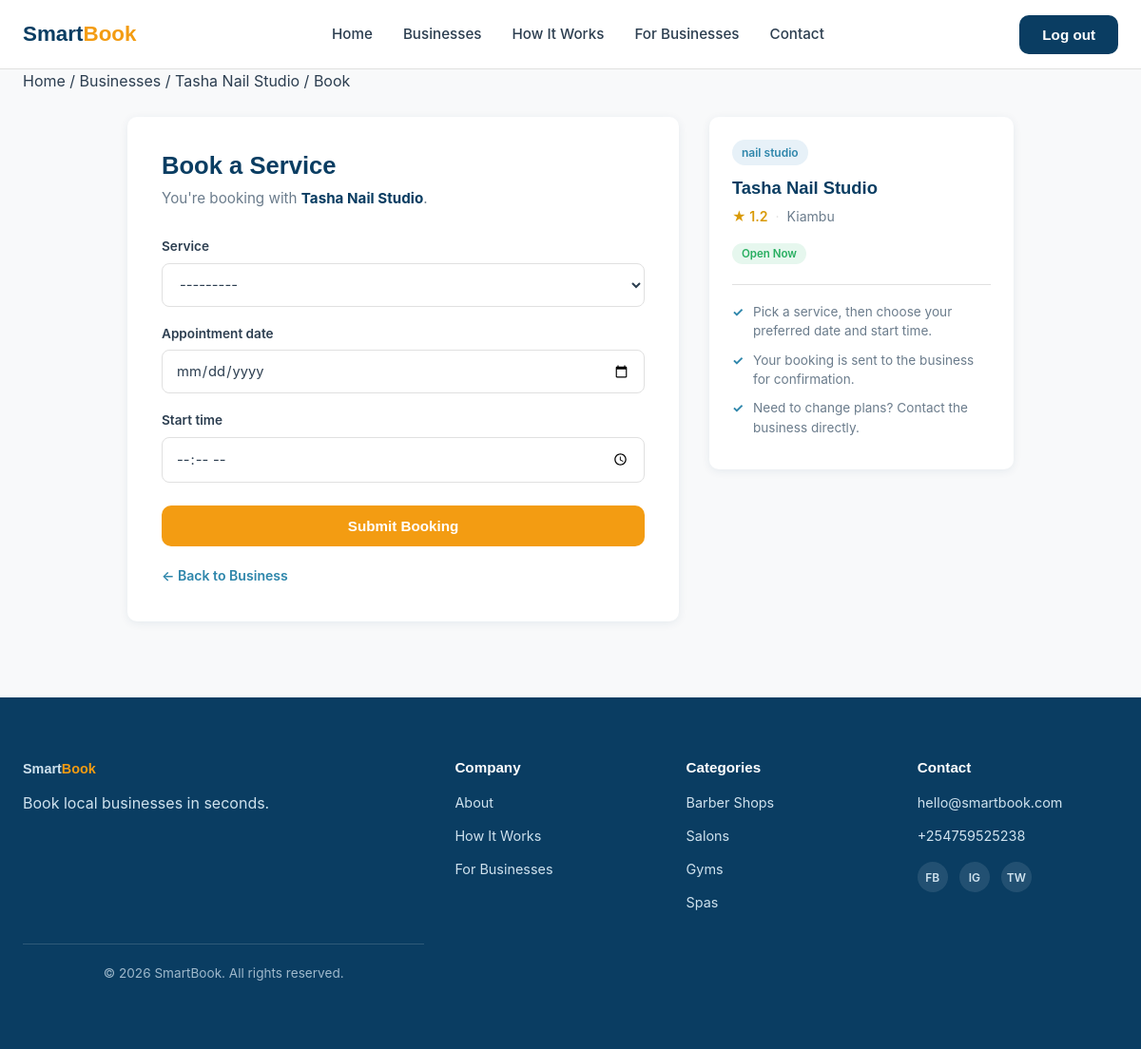
/businesses/6/book/ (signed in), run on the app's committed database.
### businesses/models.py (models this page shows, shortened)
class Business(models.Model):
    name = models.CharField(max_length=100)
    category = models.CharField(max_length=100)
    location = models.CharField(max_length=150)
    description = models.TextField()
    image = models.URLField(blank=True)
    is_featured = models.BooleanField(default=False)
    rating = models.DecimalField(max_digits=2, decimal_places=1, default=0.0)
    price_range = models.CharField(max_length=3, default='$')
    review_count = models.PositiveIntegerField(default=0)
    opening_time = models.TimeField(blank=True, null=True)
    closing_time = models.TimeField(blank=True, null=True)
    class Meta:
            verbose_name = "Business"
            verbose_name_plural = "Businesses"
    def is_open(self):
        from datetime import datetime
        if not self.opening_time or not self.closing_time:
            return False
        current_time = datetime.now().time()
        return self.opening_time <= current_time <= self.closing_time

### businesses/views.py (the view)
# urls.py: path('<int:business_id>/book/', views.create_booking, name='create_booking'),
@login_required
def create_booking(request, business_id):
    business = get_object_or_404(Business, id=business_id)
    if request.method == 'POST':
        form = BookingForm(request.POST, business=business)
        if form.is_valid():
            booking = form.save(commit=False)
            booking.customer = request.user
            booking.business = business
            start_datetime = datetime.combine(
                booking.appointment_date,
                booking.start_time
            )
            booking.end_time = (
                datetime.combine(
                    booking.appointment_date,
                    booking.start_time
                ) + timedelta(minutes=booking.service.duration)
            ).time()
            booking.save()
            messages.success(
                request,
                'Your booking request has been submitted!'
            )
            return redirect('business_detail', business_id=business.id)
    else:
        form = BookingForm(business=business)
    return render(request, 'booking_form.html', {
        'business': business,
        'form': form,
    })

### businesses/forms.py
class BookingForm(forms.ModelForm):
    class Meta:
        model = Booking
        fields = ['service', 'appointment_date', 'start_time']
        widgets = {
            'appointment_date': forms.DateInput(
                attrs={'type': 'date'}
            ),
            'start_time': forms.TimeInput(
                attrs={'type': 'time'}
            ),
        }
    def __init__(self, *args, business=None, **kwargs):
        super().__init__(*args, **kwargs)
        if business is not None:
            self.fields['service'].queryset = Service.objects.filter(
                business=business,
                is_active=True
            )
        else:
            self.fields['service'].queryset = Service.objects.none()

### businesses/models.py (called while the page is built)
    def __str__(self):
        return f'{self.business.name} - {self.name}'

### businesses/templates/booking_form.html (shortened to what this page needs)
{% extends 'core/base.html' %}
{% load static %}
{% block extra_css %}
<link rel="stylesheet" href="{% static 'businesses/css/booking.css' %}">
{% endblock %}
{% block content %}
<div class="detail-breadcrumb">
  <div class="container">
    <p>
      <a href="{% url 'home' %}">Home</a> /
      <a href="{% url 'business_list' %}">Businesses</a> /
      <a href="{% url 'business_detail' business.id %}">{{ business.name }}</a> /
      <span>Book</span>
    </p>
  </div>
</div>
<section class="booking-section">
  <div class="container booking-grid">
    <div class="booking-card">
      <div class="booking-header">
        <h1>Book a Service</h1>
        <p>You're booking with <strong>{{ business.name }}</strong>.</p>
      </div>
      <form method="POST" class="booking-form" novalidate>
        {% for field in form %}
        <div class="booking-field {% if field.errors %}has-error{% endif %}">
          <label for="{{ field.id_for_label }}">{{ field.label }}</label>
          {{ field }}
        </div>
        {% endfor %}
        <button type="submit" class="btn btn-cta booking-submit">Submit Booking</button>
      </form>
      <a href="{% url 'business_detail' business.id %}" class="booking-back">← Back to Business</a>
    </div>
    <aside class="booking-summary">
      <span class="card-tag">{{ business.category }}</span>
      <h3>{{ business.name }}</h3>
      <p class="summary-meta">
        <span class="rating">★ {{ business.rating }}</span>
        <span class="dot">·</span>
        <span>{{ business.location }}</span>
      </p>
      {% if business.is_open %}
      <span class="open-badge">Open Now</span>
      {% else %}
      <span class="closed-badge">Closed</span>
      {% endif %}
      <ul class="summary-notes">
        <li>Pick a service, then choose your preferred date and start time.</li>
        <li>Your booking is sent to the business for confirmation.</li>
        <li>Need to change plans? Contact the business directly.</li>
      </ul>
    </aside>
  </div>
</section>
{% endblock content %}

### core/static/core/css/general.css (style rules this page uses)
:root { --navy: #0A3D62; --teal: #2E86AB; --orange: #F39C12; --orange-dark: #d9870a; --bg: #F8F9FA; --white: #FFFFFF; --text: #2C3E50; --text-light: #6b7c8c; --green: #27AE60; --border: #E0E0E0; --font-heading: 'Poppins', sans-serif; --font-body: 'Inter', sans-serif; --radius: 10px; --shadow: 0 2px 10px rgba(10, 61, 98, 0.08); --shadow-hover: 0 8px 24px rgba(10, 61, 98, 0.14); }
body { font-family: var(--font-body); color: var(--text); background: var(--bg); line-height: 1.6; }
* { box-sizing: border-box; margin: 0; padding: 0; }
h1, h2, h3, h4 { font-family: var(--font-heading); color: var(--navy); line-height: 1.25; }
.container { margin: 0 auto; padding: 0 24px; }
a { text-decoration: none; color: inherit; }
.btn { display: inline-block; padding: 12px 24px; border-radius: var(--radius); font-weight: 600; font-size: 0.95rem; border: none; cursor: pointer; transition: transform 0.15s ease, box-shadow 0.15s ease, background 0.15s ease; }
.btn-cta { background: var(--orange); color: var(--white); }

### businesses/static/businesses/css/booking.css (style rules this page uses)
.booking-section { padding: 24px 0 80px; background: #F8F9FA; min-height: 70vh; }
.booking-grid { display: grid; grid-template-columns: 1fr 320px; gap: 32px; align-items: start; max-width: 980px; margin: 0 auto; }
.booking-card { background: var(--white); border-radius: var(--radius); box-shadow: var(--shadow); padding: 36px; }
.booking-header { margin-bottom: 28px; }
.booking-header h1 { font-size: 1.6rem; color: var(--navy); margin-bottom: 6px; }
.booking-header p { color: var(--text-light); font-size: 0.95rem; }
.booking-header strong { color: var(--navy); }
.booking-field { margin-bottom: 18px; }
.booking-field label { display: block; margin-bottom: 6px; font-size: 0.85rem; font-weight: 600; color: var(--text); }
.booking-field input, .booking-field select, .booking-field textarea { width: 100%; padding: 12px 14px; border: 1px solid var(--border); border-radius: 8px; font-family: inherit; font-size: 0.92rem; color: var(--text); background: var(--white); box-sizing: border-box; transition: border-color 0.15s ease, box-shadow 0.15s ease; }
.booking-submit { width: 100%; margin-top: 6px; padding: 13px; font-size: 0.95rem; }
.booking-back { display: inline-block; margin-top: 20px; font-size: 0.88rem; font-weight: 600; color: var(--teal); }
.booking-summary { background: var(--white); border-radius: var(--radius); box-shadow: var(--shadow); padding: 24px; position: sticky; top: 90px; }
.booking-summary .card-tag { display: inline-block; background: #e7f1f8; color: var(--teal); font-size: 0.75rem; font-weight: 600; padding: 4px 10px; border-radius: 20px; margin-bottom: 12px; }
.booking-summary h3 { font-size: 1.15rem; color: var(--navy); margin-bottom: 8px; }
.summary-meta { display: flex; align-items: center; flex-wrap: wrap; gap: 8px; font-size: 0.88rem; color: var(--text-light); margin-bottom: 14px; }
.summary-meta .rating { color: #d99a06; font-weight: 600; }
.summary-meta .dot { color: var(--border); }
.booking-summary .open-badge { background: #e6f7ee; color: var(--green); font-size: 0.72rem; font-weight: 600; padding: 4px 10px; border-radius: 20px; }
.summary-notes { list-style: none; margin: 20px 0 0; padding: 18px 0 0; border-top: 1px solid var(--border); }
.summary-notes li { position: relative; padding-left: 22px; margin-bottom: 10px; font-size: 0.85rem; color: var(--text-light); line-height: 1.5; }
.summary-notes li::before { content: "✓"; position: absolute; left: 0; color: var(--teal); font-weight: 700; }

### data on the page
Business: name "Tasha Nail Studio", category "nail studio", rating "1.2", location "Kiambu"

### other printed values
{{ field.label }} "Service" "Appointment date" "Start time"
